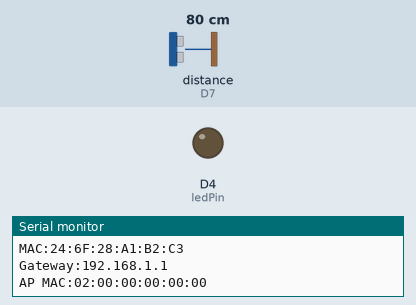
The sketch below on a simulated ESP8266 (Wemos D1 mini). Shown: output pins drawn as LEDs (lit = HIGH), the last lines printed to the serial monitor. Wiring (inferred from the names in the program): ultrasonic range finder: trigger D6; echo D7. Dashed ring = blinking. The test bench sets the inputs (shaded band); at power-on: distance to the obstacle (sensor on D7) 80 cm. The echo pulse lasts 58.3 µs per cm; WiFi joins after 1.5 s; servers stay silent unless stated; pins used as bus, display or sensor lines are not drawn.

Above: at 2.7 s.
2.8 s: distance to the obstacle (sensor on D7) set to 55 cm
4.3 s: distance to the obstacle (sensor on D7) set to 46 cm
At 7.2 s:
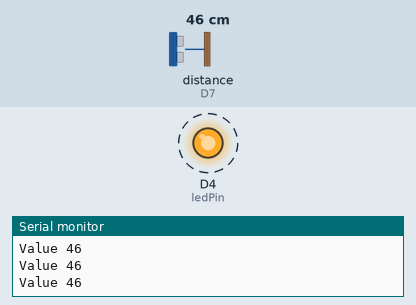
7.3 s: distance to the obstacle (sensor on D7) set to 60 cm
At 8.4 s:
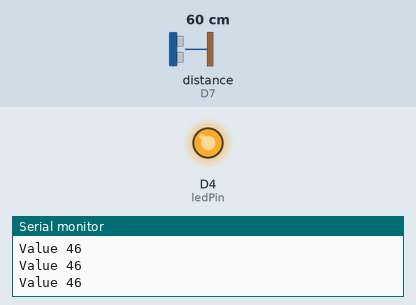
8.8 s: distance to the obstacle (sensor on D7) set to 2 cm
At 9.8 s:
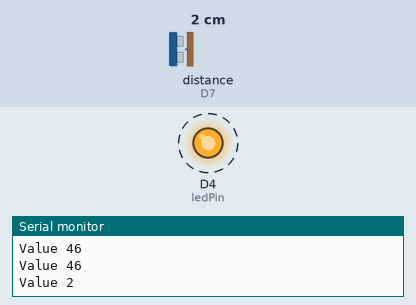
Timing chart, 0 to 12.8 s (numbered marks = the images above; inputs shaded):
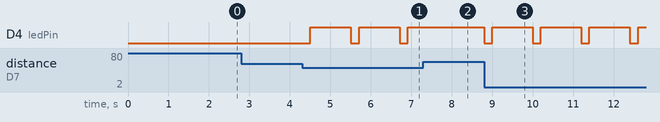

The sketch:

Lab6_2_Komarovskis_client_sonar.ino
```cpp
/*  Accesspoint - station communication without router
 *  see: https://github.com/esp8266/Arduino/blob/master/doc/esp8266wifi/station-class.rst
 *  Works with: accesspoint_bare_01.ino
 */

/*
 * Code partly taken from:
 * http://www.esp8266learning.com/wemos-mini-hc-sr04-ultrasonic-sensor.php
 */

#include <ESP8266WiFi.h>

#define echoPin D7 // Echo Pin
#define trigPin D6 // Trigger Pin

long distance, duration;

byte ledPin = 2;
char ssid[] = "rokspy_AP";           // SSID of your AP
char pass[] = "Wemos_comm";         // password of your AP

IPAddress server(10,10,10,1);     // IP address of the AP
WiFiClient client;

void setup() {
  Serial.begin(115200);
  WiFi.mode(WIFI_STA);
  WiFi.begin(ssid, pass);           // connects to the WiFi AP
  Serial.println();
  Serial.println("Connection to the AP");
  while (WiFi.status() != WL_CONNECTED) {
    Serial.print(".");
    delay(500);
  }
  Serial.println();
  Serial.println("Connected");
  Serial.print("LocalIP:"); Serial.println(WiFi.localIP());
  Serial.println("MAC:" + WiFi.macAddress());
  Serial.print("Gateway:"); Serial.println(WiFi.gatewayIP());
  Serial.print("AP MAC:"); Serial.println(WiFi.BSSIDstr());
  pinMode(ledPin, OUTPUT);

  pinMode(trigPin, OUTPUT);
  pinMode(echoPin, INPUT);
}

 void loop() {
    digitalWrite(trigPin, LOW);
    delayMicroseconds(2);
    digitalWrite(trigPin, HIGH);
    delayMicroseconds(10);
    digitalWrite(trigPin, LOW);
    duration = pulseIn(echoPin, HIGH);
    //Calculate the distance (in cm) based on the speed of sound.
    distance = duration/58.2;

    if(distance < 50){
      digitalWrite(ledPin, LOW);
      if(client.connect(server, 80) == 1){
        Serial.print("Value "); Serial.println(distance);
        client.println("2\r");
        client.flush();
        digitalWrite(ledPin, HIGH);
        client.stop();
        delay(1000);
      }
      else Serial.println("Couldnt establish a connection");
    }

}
```

Measured:
- the behaviour switches between 50 and 49 cm on distance to the obstacle (sensor on D7) (found by bisection; images 0 and 1)
- after the input at 2.8 s, every drawn part: stays the same
- after the input at 4.3 s, D4 (ledPin): alternates HIGH for 1.0 s and LOW for 0.20 s, starting after 0.21 s
- after the input at 7.3 s, D4 (ledPin): stays HIGH (without the input it goes to LOW after 0.62 s)
- after the input at 8.8 s, D4 (ledPin): alternates HIGH for 1.0 s and LOW for 0.20 s, starting at once
